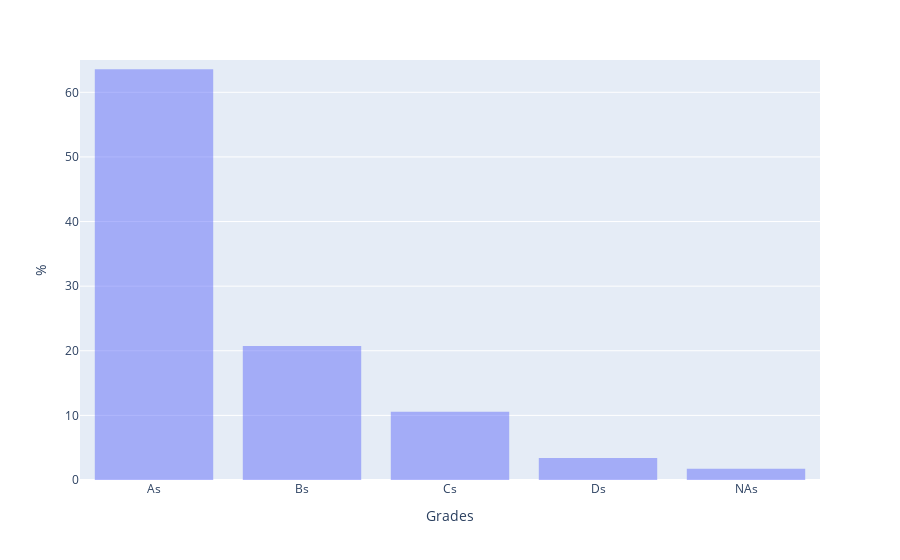

The cell this chart's notebook holds for it:
### Code cell
# Drop rows with entries

ind_ldf = ind_ldf[ind_ldf.Grades != 'Entries']

# Plot graph

fig = px.histogram(ind_ldf, x = "Grades", y = "Count", 
                #color = "Subject",
                histnorm = 'percent',
                barmode = 'overlay',
                #facet_row = 'Year',
                #width = 1000,
                #height = 1000,
                labels = {"Count": "Students"},
                category_orders = {'Grades' : ['Entries', 'As', 'Bs', 'Cs', 'Ds', 'NAs']},
                )

fig.update_traces(hovertemplate = 'Grade = %{x}, <br>Percentage = %{y:.0f}')

fig.update_yaxes(title = "%", range = [0,65])

fig.show()

### Figure 1 — Plotly figure (JSON) as saved in the notebook; plotly's stock layout.template omitted (floating-point values rounded to 4 significant figures; data arrays with more than 128 entries replaced by an {"elided": "..."} marker saying what was removed)
{"data": [{"alignmentgroup": "True", "bingroup": "x", "histfunc": "sum", "histnorm": "percent", "hovertemplate": "Grade = %{x}, <br>Percentage = %{y:.0f}", "legendgroup": "", "marker": {"color": "#636efa", "opacity": 0.5, "pattern": {"shape": ""}}, "name": "", "offsetgroup": "", "orientation": "v", "showlegend": false, "type": "histogram", "x": {"elided": "1100 str values"}, "xaxis": "x", "y": {"elided": "1100 int values"}, "yaxis": "y"}], "layout": {"barmode": "overlay", "legend": {"tracegroupgap": 0}, "margin": {"t": 60}, "xaxis": {"anchor": "y", "categoryarray": ["Entries", "As", "Bs", "Cs", "Ds", "NAs"], "categoryorder": "array", "domain": [0, 1], "title": {"text": "Grades"}}, "yaxis": {"anchor": "x", "domain": [0, 1], "range": [0, 65], "title": {"text": "%"}}}}
